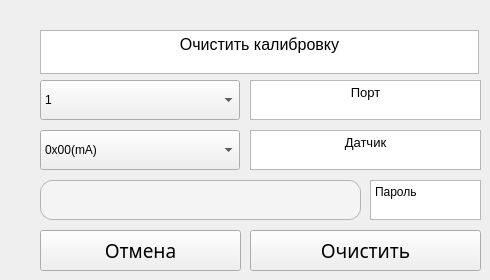
                 <widget class="QWidget" name="page_23">
                  <widget class="QTextBrowser" name="textBrowser_108">
                   <property name="geometry">
                    <rect>
                     <x>250</x>
                     <y>80</y>
                     <width>231</width>
                     <height>40</height>
                    </rect>
                   </property>
                   <property name="sizePolicy">
                    <sizepolicy hsizetype="Minimum" vsizetype="Expanding">
                     <horstretch>0</horstretch>
                     <verstretch>0</verstretch>
                    </sizepolicy>
                   </property>
                   <property name="minimumSize">
                    <size>
                     <width>97</width>
                     <height>0</height>
                    </size>
                   </property>
                   <property name="maximumSize">
                    <size>
                     <width>16777215</width>
                     <height>40</height>
                    </size>
                   </property>
                   <property name="html">
                    <string>&lt;!DOCTYPE HTML PUBLIC &quot;-//W3C//DTD HTML 4.0//EN&quot; &quot;http://www.w3.org/TR/REC-html40/strict.dtd&quot;&gt;
&lt;html&gt;&lt;head&gt;&lt;meta name=&quot;qrichtext&quot; content=&quot;1&quot; /&gt;&lt;meta charset=&quot;utf-8&quot; /&gt;&lt;style type=&quot;text/css&quot;&gt;
p, li { white-space: pre-wrap; }
hr { height: 1px; border-width: 0; }
li.unchecked::marker { content: &quot;\2610&quot;; }
li.checked::marker { content: &quot;\2612&quot;; }
&lt;/style&gt;&lt;/head&gt;&lt;body style=&quot; font-family:'Noto Sans SC'; font-size:9pt; font-weight:400; font-style:normal;&quot;&gt;
&lt;p align=&quot;center&quot; style=&quot; margin-top:0px; margin-bottom:0px; margin-left:0px; margin-right:0px; -qt-block-indent:0; text-indent:0px;&quot;&gt;&lt;span style=&quot; font-size:10pt;&quot;&gt;Порт&lt;/span&gt;&lt;/p&gt;&lt;/body&gt;&lt;/html&gt;</string>
                   </property>
                  </widget>
                  <widget class="QPushButton" name="pushButton_26">
                   <property name="geometry">
                    <rect>
                     <x>40</x>
                     <y>230</y>
                     <width>201</width>
                     <height>41</height>
                    </rect>
                   </property>
                   <property name="font">
                    <font>
                     <family>Noto Sans SC</family>
                     <pointsize>14</pointsize>
                    </font>
                   </property>
                   <property name="text">
                    <string>Отмена</string>
                   </property>
                  </widget>
                  <widget class="QComboBox" name="comboBox_13">
                   <property name="geometry">
                    <rect>
                     <x>40</x>
                     <y>80</y>
                     <width>200</width>
                     <height>40</height>
                    </rect>
                   </property>
                   <property name="sizePolicy">
                    <sizepolicy hsizetype="Expanding" vsizetype="Fixed">
                     <horstretch>0</horstretch>
                     <verstretch>0</verstretch>
                    </sizepolicy>
                   </property>
                   <property name="minimumSize">
                    <size>
                     <width>200</width>
                     <height>40</height>
                    </size>
                   </property>
                   <property name="layoutDirection">
                    <enum>Qt::LayoutDirection::LeftToRight</enum>
                   </property>
                   <item>
                    <property name="text">
                     <string>1</string>
                    </property>
                   </item>
                   <item>
                    <property name="text">
                     <string>2</string>
                    </property>
                   </item>
                   <item>
                    <property name="text">
                     <string>3</string>
                    </property>
                   </item>
                   <item>
                    <property name="text">
                     <string>4</string>
                    </property>
                   </item>
                   <item>
                    <property name="text">
                     <string>5</string>
                    </property>
                   </item>
                   <item>
                    <property name="text">
                     <string>6</string>
                    </property>
                   </item>
                   <item>
                    <property name="text">
                     <string>7</string>
                    </property>
                   </item>
                   <item>
                    <property name="text">
                     <string>8</string>
                    </property>
                   </item>
                  </widget>
                  <widget class="QComboBox" name="comboBox_14">
                   <property name="geometry">
                    <rect>
                     <x>40</x>
                     <y>130</y>
                     <width>200</width>
                     <height>40</height>
                    </rect>
                   </property>
                   <property name="sizePolicy">
                    <sizepolicy hsizetype="Expanding" vsizetype="Fixed">
                     <horstretch>0</horstretch>
                     <verstretch>0</verstretch>
                    </sizepolicy>
                   </property>
                   <property name="minimumSize">
                    <size>
                     <width>200</width>
                     <height>40</height>
                    </size>
                   </property>
                   <property name="layoutDirection">
                    <enum>Qt::LayoutDirection::LeftToRight</enum>
                   </property>
                   <item>
                    <property name="text">
                     <string>0x00(mA)</string>
                    </property>
                   </item>
                   <item>
                    <property name="text">
                     <string>0x01(N)</string>
                    </property>
                   </item>
                   <item>
                    <property name="text">
                     <string>0x02(t)</string>
                    </property>
                   </item>
                   <item>
                    <property name="text">
                     <string>0x04(V)</string>
                    </property>
                   </item>
                  </widget>
                  <widget class="QTextBrowser" name="textBrowser_109">
                   <property name="geometry">
                    <rect>
                     <x>40</x>
                     <y>30</y>
                     <width>439</width>
                     <height>44</height>
                    </rect>
                   </property>
                   <property name="sizePolicy">
                    <sizepolicy hsizetype="Minimum" vsizetype="Expanding">
                     <horstretch>0</horstretch>
                     <verstretch>0</verstretch>
                    </sizepolicy>
                   </property>
                   <property name="minimumSize">
                    <size>
                     <width>97</width>
                     <height>44</height>
                    </size>
                   </property>
                   <property name="maximumSize">
                    <size>
                     <width>16777215</width>
                     <height>40</height>
                    </size>
                   </property>
                   <property name="verticalScrollBarPolicy">
                    <enum>Qt::ScrollBarPolicy::ScrollBarAlwaysOff</enum>
                   </property>
                   <property name="horizontalScrollBarPolicy">
                    <enum>Qt::ScrollBarPolicy::ScrollBarAlwaysOff</enum>
                   </property>
                   <property name="html">
                    <string>&lt;!DOCTYPE HTML PUBLIC &quot;-//W3C//DTD HTML 4.0//EN&quot; &quot;http://www.w3.org/TR/REC-html40/strict.dtd&quot;&gt;
&lt;html&gt;&lt;head&gt;&lt;meta name=&quot;qrichtext&quot; content=&quot;1&quot; /&gt;&lt;meta charset=&quot;utf-8&quot; /&gt;&lt;style type=&quot;text/css&quot;&gt;
p, li { white-space: pre-wrap; }
hr { height: 1px; border-width: 0; }
li.unchecked::marker { content: &quot;\2610&quot;; }
li.checked::marker { content: &quot;\2612&quot;; }
&lt;/style&gt;&lt;/head&gt;&lt;body style=&quot; font-family:'Noto Sans SC'; font-size:9pt; font-weight:400; font-style:normal;&quot;&gt;
&lt;p align=&quot;center&quot; style=&quot; margin-top:0px; margin-bottom:0px; margin-left:0px; margin-right:0px; -qt-block-indent:0; text-indent:0px;&quot;&gt;&lt;span style=&quot; font-size:12pt;&quot;&gt;Очистить калибровку&lt;/span&gt;&lt;/p&gt;&lt;/body&gt;&lt;/html&gt;</string>
                   </property>
                  </widget>
                  <widget class="QPushButton" name="pushButton_27">
                   <property name="geometry">
                    <rect>
                     <x>250</x>
                     <y>230</y>
                     <width>231</width>
                     <height>41</height>
                    </rect>
                   </property>
                   <property name="font">
                    <font>
                     <family>Noto Sans SC</family>
                     <pointsize>14</pointsize>
                    </font>
                   </property>
                   <property name="text">
                    <string>Очистить</string>
                   </property>
                  </widget>
                  <widget class="QTextBrowser" name="textBrowser_110">
                   <property name="geometry">
                    <rect>
                     <x>250</x>
                     <y>130</y>
                     <width>231</width>
                     <height>40</height>
                    </rect>
                   </property>
                   <property name="sizePolicy">
                    <sizepolicy hsizetype="Minimum" vsizetype="Expanding">
                     <horstretch>0</horstretch>
                     <verstretch>0</verstretch>
                    </sizepolicy>
                   </property>
                   <property name="minimumSize">
                    <size>
                     <width>97</width>
                     <height>0</height>
                    </size>
                   </property>
                   <property name="maximumSize">
                    <size>
                     <width>16777215</width>
                     <height>40</height>
                    </size>
                   </property>
                   <property name="html">
                    <string>&lt;!DOCTYPE HTML PUBLIC &quot;-//W3C//DTD HTML 4.0//EN&quot; &quot;http://www.w3.org/TR/REC-html40/strict.dtd&quot;&gt;
&lt;html&gt;&lt;head&gt;&lt;meta name=&quot;qrichtext&quot; content=&quot;1&quot; /&gt;&lt;meta charset=&quot;utf-8&quot; /&gt;&lt;style type=&quot;text/css&quot;&gt;
p, li { white-space: pre-wrap; }
hr { height: 1px; border-width: 0; }
li.unchecked::marker { content: &quot;\2610&quot;; }
li.checked::marker { content: &quot;\2612&quot;; }
&lt;/style&gt;&lt;/head&gt;&lt;body style=&quot; font-family:'Noto Sans SC'; font-size:9pt; font-weight:400; font-style:normal;&quot;&gt;
&lt;p align=&quot;center&quot; style=&quot; margin-top:0px; margin-bottom:0px; margin-left:0px; margin-right:0px; -qt-block-indent:0; text-indent:0px;&quot;&gt;&lt;span style=&quot; font-size:10pt;&quot;&gt;Датчик&lt;/span&gt;&lt;/p&gt;&lt;/body&gt;&lt;/html&gt;</string>
                   </property>
                  </widget>
                  <widget class="QTextBrowser" name="textBrowser_111">
                   <property name="geometry">
                    <rect>
                     <x>370</x>
                     <y>180</y>
                     <width>111</width>
                     <height>40</height>
                    </rect>
                   </property>
                   <property name="sizePolicy">
                    <sizepolicy hsizetype="Minimum" vsizetype="Expanding">
                     <horstretch>0</horstretch>
                     <verstretch>0</verstretch>
                    </sizepolicy>
                   </property>
                   <property name="minimumSize">
                    <size>
                     <width>97</width>
                     <height>0</height>
                    </size>
                   </property>
                   <property name="maximumSize">
                    <size>
                     <width>16777215</width>
                     <height>40</height>
                    </size>
                   </property>
                   <property name="html">
                    <string>&lt;!DOCTYPE HTML PUBLIC &quot;-//W3C//DTD HTML 4.0//EN&quot; &quot;http://www.w3.org/TR/REC-html40/strict.dtd&quot;&gt;
&lt;html&gt;&lt;head&gt;&lt;meta name=&quot;qrichtext&quot; content=&quot;1&quot; /&gt;&lt;meta charset=&quot;utf-8&quot; /&gt;&lt;style type=&quot;text/css&quot;&gt;
p, li { white-space: pre-wrap; }
hr { height: 1px; border-width: 0; }
li.unchecked::marker { content: &quot;\2610&quot;; }
li.checked::marker { content: &quot;\2612&quot;; }
&lt;/style&gt;&lt;/head&gt;&lt;body style=&quot; font-family:'Noto Sans SC'; font-size:9pt; font-weight:400; font-style:normal;&quot;&gt;
&lt;p style=&quot; margin-top:0px; margin-bottom:0px; margin-left:0px; margin-right:0px; -qt-block-indent:0; text-indent:0px;&quot;&gt;Пароль&lt;/p&gt;&lt;/body&gt;&lt;/html&gt;</string>
                   </property>
                  </widget>
                  <widget class="QTextEdit" name="textEditSP_5">
                   <property name="geometry">
                    <rect>
                     <x>40</x>
                     <y>180</y>
                     <width>321</width>
                     <height>40</height>
                    </rect>
                   </property>
                   <property name="styleSheet">
                    <string notr="true">/* ----- QLineEdit / QTextEdit — «как combobox» ------------------- */
QLineEdit,
QTextEdit {
    border: 1px solid #b4b4b4;
    border-radius: 12px;
    /* стрелки нет – значит хватит обычного отступа */
    padding: 4px 12px;
    background: #f4f4f4;
    min-height: 30px;
}

/* те же реакции на hover / focus, что и у комбобокса */
QLineEdit:hover,
QTextEdit:hover           { background: #f9f9f9; }

QLineEdit:focus,
QTextEdit:focus           { border: 1px solid #7aa9ff; outline: none; }</string>
                   </property>
                  </widget>
                 </widget>
